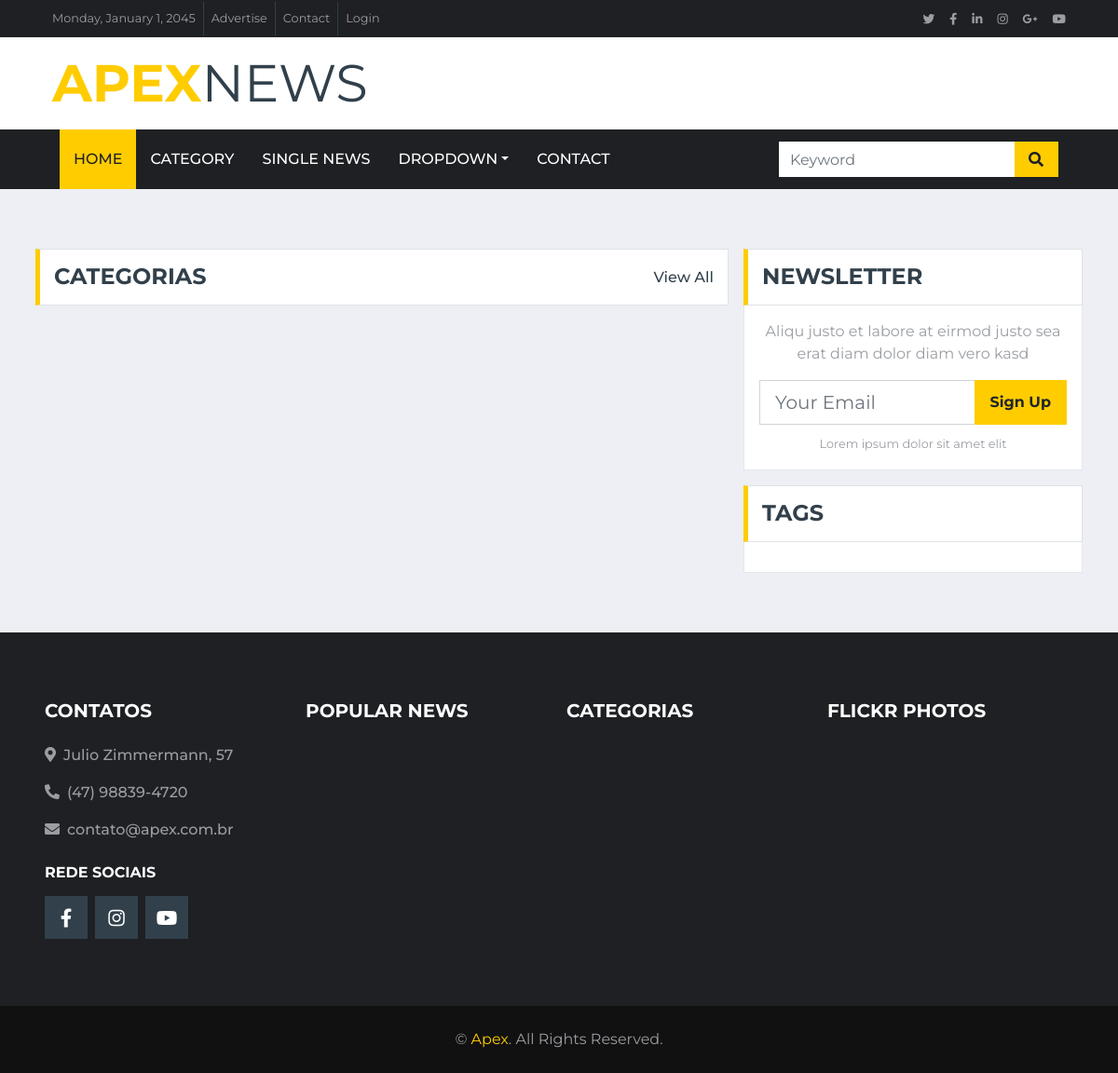
Page /categoria/ on the earlier database version.
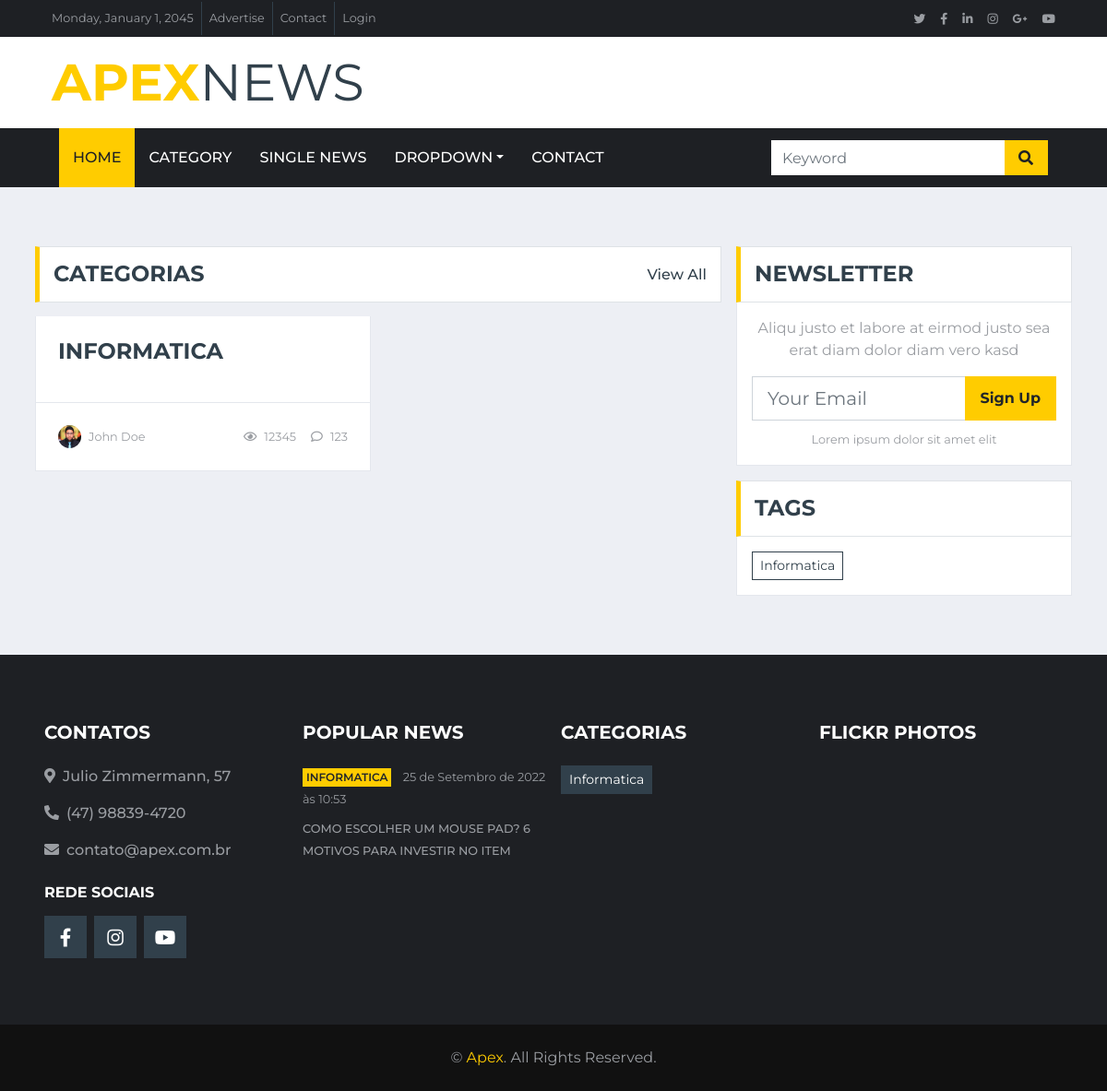
Same page on the later database version.
### portal/models.py (models this page shows)
class PortalInfor(models.Model):
    titlo_portal = models.CharField(max_length=60, default='Apex')
    email = models.CharField(max_length=200, blank=True)
    telefone = models.CharField(max_length=40, blank=True)
    endereco = models.CharField(max_length=255, blank=True)
    facebook = models.CharField(max_length=255, blank=True)
    youtube = models.CharField(max_length=255, blank=True)
    instagram = models.CharField(max_length=255, blank=True)
    created_at = models.DateTimeField(auto_now_add=True, blank=True)

### artigo/models.py (models this page shows, shortened)
class Categoria(models.Model):
    nome = models.CharField(max_length=100, blank=False)
    texto = models.TextField(blank=True)
    def __str__(self) -> str:
        return self.nome

class Artigo(models.Model):
    titulo = models.CharField(max_length=100, blank=False)
    subtitulo = models.CharField(max_length=100, blank=True)
    autor = models.ForeignKey(Autor, on_delete=models.CASCADE)
    categoria = models.ForeignKey(Categoria, on_delete=models.CASCADE)
    texto_destaque_1 = models.TextField(blank=True)
    texto_destaque_2 = models.TextField(blank=True)
    texto = models.TextField()
    img_url = models.CharField(max_length=255, blank=True)
    created_at = models.DateTimeField(auto_now_add=True)
    updated_at = models.DateTimeField(auto_now=True)
    ativo = models.BooleanField(default=True, editable=True)

### portal/views.py (the view)
# urls.py: path('categoria/', views.categoria, name='categoria'),
def categoria(request, nome=None):
    context = create_context_base()
    if nome != None:
        noticias = Artigo.objects.all().filter(ativo='True').filter(categoria=Categoria.objects.get(nome=nome))
        context['categoria_atual'] = noticias
        context['nome_categoria'] = nome
        return render(request, 'artigo/categoria.html', context)
    return render(request, 'artigo/categoria.html', context)

### portal/views.py (called while the page is built)
def create_context_base():
    info_portal = PortalInfor.objects.all().last()
    noticias = Artigo.objects.all().filter(ativo='True')
    context = {
        'titulo' : info_portal.titlo_portal,
        'contato': {
            'telefone': info_portal.telefone,
            'email' : info_portal.email,
            'endereco': info_portal.endereco,
        },
        'media_sociais': {
            'facebook': info_portal.facebook,
            'youtube' : info_portal.youtube,
            'instagram' : info_portal.instagram
        },
        'lista_noticias' : noticias[:4],
        'categorias' : Categoria.objects.all(),
        'categoria_atual' : None,
        'popular_news' : noticias[:3],
        'noticias' : noticias
    }
    return context

### templates/artigo/categoria.html (shortened to what this page needs)
{% extends 'base.html' %}
{% load static %}
{% block content %}
    {% include 'partials/top_bar.html' %}
    {% include 'partials/nav_bar.html' %}
    <div class="container-fluid mt-5 pt-3">
        <div class="container">
            <div class="row">
                <div class="col-lg-8">
                    <div class="row">
                        <div class="col-12">
                            <div class="section-title">
                                {% if categoria_atual != None %}
                                    <h4 class="m-0 text-uppercase font-weight-bold">{{nome_categoria}}</h4>
                                {% else %}
                                    <h4 class="m-0 text-uppercase font-weight-bold">Categorias</h4>
                                {% endif %}
                                <a class="text-secondary font-weight-medium text-decoration-none" href="{% url 'categoria' %}">View All</a>
                            </div>
                        </div>
                        {% if categoria_atual != None %}
                            {% for categoria in categoria_atual %}
                            <div class="col-lg-6">
                                <div class="position-relative mb-3">
                                    <div class="bg-white border border-top-0 p-4">
                                        <a class="h4 d-block mb-3 text-secondary text-uppercase font-weight-bold" href="{% url 'artigo' categoria.id %}">{{categoria}}</a>
                                        <p class="m-0">{{categoria.texto}}</p>
                                    </div>
                                    <div class="d-flex justify-content-between bg-white border border-top-0 p-4">
                                        <div class="d-flex align-items-center">
                                            <img class="rounded-circle mr-2" src="img/user.jpg" width="25" height="25" alt="">
                                            <small>John Doe</small>
                                        </div>
                                        <div class="d-flex align-items-center">
                                            <small class="ml-3"><i class="far fa-eye mr-2"></i>12345</small>
                                            <small class="ml-3"><i class="far fa-comment mr-2"></i>123</small>
                                        </div>
                                    </div>
                                </div>
                            </div>
                            {% endfor %}
                        {% else %}
                            {% for categoria in categorias %}
                            <div class="col-lg-6">
                                <div class="position-relative mb-3">
                                    <div class="bg-white border border-top-0 p-4">
                                        <a class="h4 d-block mb-3 text-secondary text-uppercase font-weight-bold" href="{% url 'categoria' categoria %}">{{categoria}}</a>
                                    </div>
                                    <div class="d-flex justify-content-between bg-white border border-top-0 p-4">
                                        <div class="d-flex align-items-center">
                                            <img class="rounded-circle mr-2" src="img/user.jpg" width="25" height="25" alt="">
                                            <small>John Doe</small>
                                        </div>
                                        <div class="d-flex align-items-center">
                                            <small class="ml-3"><i class="far fa-eye mr-2"></i>12345</small>
                                            <small class="ml-3"><i class="far fa-comment mr-2"></i>123</small>
                                        </div>
                                    </div>
                                </div>
                            </div>
                            {% endfor %}
                        {% endif %}
                    </div>
                </div>
                <div class="col-lg-4">
                    <div class="mb-3">
                        <div class="section-title mb-0">
                            <h4 class="m-0 text-uppercase font-weight-bold">Newsletter</h4>
                        </div>
                        <div class="bg-white text-center border border-top-0 p-3">
                            <p>Aliqu justo et labore at eirmod justo sea erat diam dolor diam vero kasd</p>
                            <div class="input-group mb-2" style="width: 100%;">
                                <input type="text" class="form-control form-control-lg" placeholder="Your Email">
                                <div class="input-group-append">
                                    <button class="btn btn-primary font-weight-bold px-3">Sign Up</button>
                                </div>
                            </div>
                            <small>Lorem ipsum dolor sit amet elit</small>
                        </div>
                    </div>
                    <div class="mb-3">
                        <div class="section-title mb-0">
                            <h4 class="m-0 text-uppercase font-weight-bold">Tags</h4>
                        </div>
                        <div class="bg-white border border-top-0 p-3">
                            <div class="d-flex flex-wrap m-n1">
                                {% for categoria in categorias  %}
                                    <a href="{% url 'categoria' categoria %}" class="btn btn-sm btn-outline-secondary m-1">{{categoria}}</a>
                                {% endfor %}
                            </div>
                        </div>
                    </div>
                </div>
            </div>
        </div>
    </div>
{% endblock %}

### templates/base.html (shortened to what this page needs)
{% load static %}
<!DOCTYPE html>
<html lang="pt-br">
<head>
    <link href="https://cdnjs.cloudflare.com/ajax/libs/font-awesome/5.15.0/css/all.min.css" rel="stylesheet">
    <link href="{% static 'lib/owlcarousel/assets/owl.carousel.min.css' %}" rel="stylesheet">
    <link href="{% static 'css/style.css' %}" rel="stylesheet">
</head>
<body>
    {% block content %}
    {% endblock %}
    <div class="container-fluid bg-dark pt-5 px-sm-3 px-md-5 mt-5">
        <div class="row py-4">
            <div class="col-lg-3 col-md-6 mb-5">
                <h5 class="mb-4 text-white text-uppercase font-weight-bold">Contatos</h5>
                <p class="font-weight-medium"><i class="fa fa-map-marker-alt mr-2"></i>{{ contato.endereco}}</p>
                <p class="font-weight-medium"><i class="fa fa-phone-alt mr-2"></i>{{contato.telefone}}</p>
                <p class="font-weight-medium"><i class="fa fa-envelope mr-2"></i>{{contato.email}}</p>
                <h6 class="mt-4 mb-3 text-white text-uppercase font-weight-bold">Rede Sociais</h6>
                <div class="d-flex justify-content-start">
                    <a class="btn btn-lg btn-secondary btn-lg-square mr-2" href="https://{{media_sociais.facebook}}"><i class="fab fa-facebook-f"></i></a>
                    <a class="btn btn-lg btn-secondary btn-lg-square mr-2" href="https://{{media_sociais.instagram}}"><i class="fab fa-instagram"></i></a>
                    <a class="btn btn-lg btn-secondary btn-lg-square" href="https://{{media_sociais.youtube}}"><i class="fab fa-youtube"></i></a>
                </div>
            </div>
            <div class="col-lg-3 col-md-6 mb-5">
                <h5 class="mb-4 text-white text-uppercase font-weight-bold">Popular News</h5>
                {% for popular in popular_news %}
                    <div class="mb-3">
                        <div class="mb-2">
                            <a class="badge badge-primary text-uppercase font-weight-semi-bold p-1 mr-2" href="">{{popular.categoria}}</a>
                            <a class="text-body" href="{% url 'artigo' popular.id %}"><small>{{popular.created_at}}</small></a>
                        </div>
                        <a class="small text-body text-uppercase font-weight-medium" href="{% url 'artigo' popular.id %}">{{popular.titulo}}</a>
                    </div>
                {% endfor %}
            </div>
            <div class="col-lg-3 col-md-6 mb-5">
                <h5 class="mb-4 text-white text-uppercase font-weight-bold">Categorias</h5>
                <div class="m-n1">
                    {% for categoria in categorias %}
                        <a href="{% url 'categoria' categoria %}" class="btn btn-sm btn-secondary m-1">{{categoria}}</a>
                    {% endfor %}
                </div>
            </div>
            <div class="col-lg-3 col-md-6 mb-5">
                <h5 class="mb-4 text-white text-uppercase font-weight-bold">Flickr Photos</h5>
                <div class="row">
                    {% for noticia in lista_noticias %}
                        <div class="col-4 mb-3">
                        </div>
                    {% endfor %}
                </div>
            </div>
        </div>
    </div>
    <div class="container-fluid py-4 px-sm-3 px-md-5" style="background: #111111;">
        <p class="m-0 text-center">&copy; <a href="{% url 'index' %}">{{ titulo}}</a>. All Rights Reserved.
    </p>
    </div>
</body>
</html>

### templates/partials/top_bar.html
{% load static %}
{% block content %}
<div class="container-fluid d-none d-lg-block">
    <div class="row align-items-center bg-dark px-lg-5">
        <div class="col-lg-9">
            <nav class="navbar navbar-expand-sm bg-dark p-0">
                <ul class="navbar-nav ml-n2">
                    <li class="nav-item border-right border-secondary">
                        <a class="nav-link text-body small" href="#">Monday, January 1, 2045</a>
                    </li>
                    <li class="nav-item border-right border-secondary">
                        <a class="nav-link text-body small" href="#">Advertise</a>
                    </li>
                    <li class="nav-item border-right border-secondary">
                        <a class="nav-link text-body small" href="#">Contact</a>
                    </li>
                    <li class="nav-item">
                        <a class="nav-link text-body small" href="#">Login</a>
                    </li>
                </ul>
            </nav>
        </div>
        <div class="col-lg-3 text-right d-none d-md-block">
            <nav class="navbar navbar-expand-sm bg-dark p-0">
                <ul class="navbar-nav ml-auto mr-n2">
                    <li class="nav-item">
                        <a class="nav-link text-body" href="#"><small class="fab fa-twitter"></small></a>
                    </li>
                    <li class="nav-item">
                        <a class="nav-link text-body" href="#"><small class="fab fa-facebook-f"></small></a>
                    </li>
                    <li class="nav-item">
                        <a class="nav-link text-body" href="#"><small class="fab fa-linkedin-in"></small></a>
                    </li>
                    <li class="nav-item">
                        <a class="nav-link text-body" href="#"><small class="fab fa-instagram"></small></a>
                    </li>
                    <li class="nav-item">
                        <a class="nav-link text-body" href="#"><small class="fab fa-google-plus-g"></small></a>
                    </li>
                    <li class="nav-item">
                        <a class="nav-link text-body" href="#"><small class="fab fa-youtube"></small></a>
                    </li>
                </ul>
            </nav>
        </div>
    </div>
    <div class="row align-items-center bg-white py-3 px-lg-5">
        <div class="col-lg-4">
            <a href="{% url 'index' %}" class="navbar-brand p-0 d-none d-lg-block">
                <h1 class="m-0 display-4 text-uppercase text-primary">{{titulo}}<span class="text-secondary font-weight-normal">News</span></h1>
            </a>
        </div>
    </div>
</div>
{% endblock %}

### templates/partials/nav_bar.html (shortened to what this page needs)
{% load static %}
{% block content %}
<div class="container-fluid p-0">
    <nav class="navbar navbar-expand-lg bg-dark navbar-dark py-2 py-lg-0 px-lg-5">
        <div class="collapse navbar-collapse justify-content-between px-0 px-lg-3" id="navbarCollapse">
            <div class="navbar-nav mr-auto py-0">
                <a href="{% url 'index' %}" class="nav-item nav-link active">Home</a>
                <a href="{% url 'categoria' %}" class="nav-item nav-link">Category</a>
                <a href="#" class="nav-item nav-link">Single News</a>
                <div class="nav-item dropdown">
                    <a href="#" class="nav-link dropdown-toggle" data-toggle="dropdown">Dropdown</a>
                </div>
                <a href="contact.html" class="nav-item nav-link">Contact</a>
            </div>
            <div class="input-group ml-auto d-none d-lg-flex" style="width: 100%; max-width: 300px;">
                <input type="text" class="form-control border-0" placeholder="Keyword">
                <div class="input-group-append">
                    <button class="input-group-text bg-primary text-dark border-0 px-3"><i
                            class="fa fa-search"></i></button>
                </div>
            </div>
        </div>
    </nav>
</div>
{% endblock %}

Differences in the rows shown:
added Categoria: nome "INFORMATICA", nome "Informatica"
added Artigo: categoria "INFORMATICA", created_at "25 de Setembro de 2022 às 10:53", titulo "COMO ESCOLHER UM MOUSE PAD? 6 MOTIVOS PARA INVESTIR NO ITEM"
